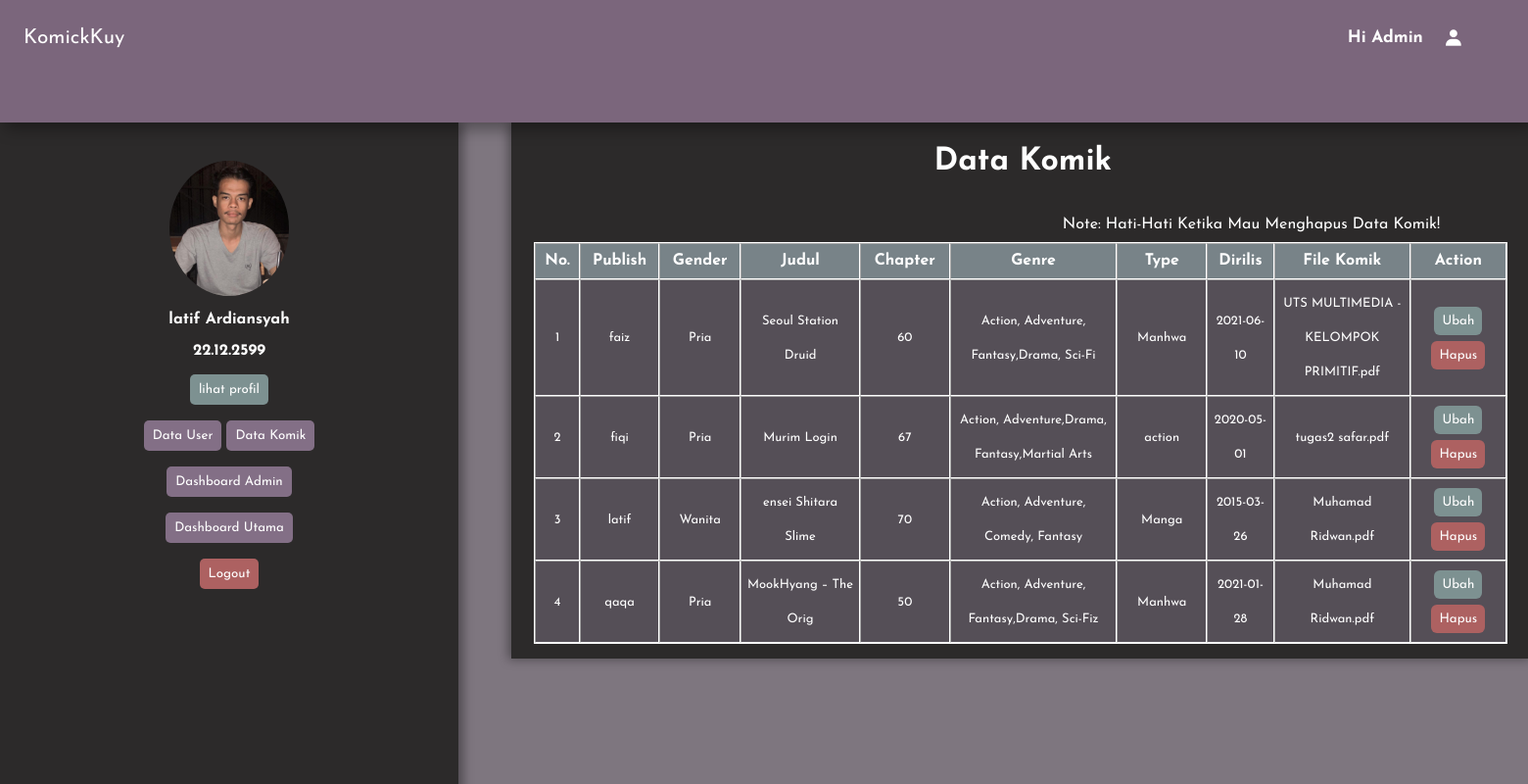
Page /data/datakomik.php on the committed database.
### tables this page shows
CREATE TABLE `komik` (
  `idkomik` int(10) NOT NULL,
  `publish_oleh` varchar(20) NOT NULL,
  `jenis_kelamin` varchar(7) NOT NULL,
  `judulkomik` varchar(20) NOT NULL,
  `Chapter` int(11) NOT NULL,
  `kodeuser` int(10) NOT NULL,
  `genre` varchar(50) NOT NULL,
  `type` varchar(20) NOT NULL,
  `dirilis` date NOT NULL,
  `filekomik` varchar(50) NOT NULL
);

### data/datakomik.php (the view, shortened to what this page needs)
<!DOCTYPE html>
<html lang="en">
<head>
    <link href='https://unpkg.com/boxicons@2.1.4/css/boxicons.min.css' rel='stylesheet'>
</head>
<body>
    <header>
        <nav>
            <a href="../dashboardAdmin/index.html">KomickKuy</a>
            <ul id="menu-list" class="hidden">
                <li>
                    <h5>Hi Admin</h5>
                </li>
                <i class='bx bxs-user'></i>
            </ul>
        </nav>
    </header>
    <div class="con">
        <div class="admin">
            <img src="../dashboardAdmin/img/IMG-20210520-WA0013.jpg" alt="">
            <h4>latif Ardiansyah</h4>
            <h4>22.12.2599</h4>
            <div class="button">
                <a href="../dashboardAdmin/profiladmin.php"><button id="profil">lihat profil</button></a>
            </div>
            <div class="button">
                <a href="datauser.php"><button>Data User</button></a>
                <a href="datakomik.php"><button>Data Komik</button></a>
            </div>
            <a href="../dashboardAdmin/index.php" class="button" id="dash"><button>Dashboard Admin</button></a>
            <a href="dashUtama.php" class="button"><button>Dashboard Utama</button></a>
            <a href="../dashboardAdmin/logout.php" class="logout"><button>Logout</button></a>
        </div>
        <div id="datauser" class="tabel">
            <h1>Data Komik</h1>
            <p>Note: Hati-Hati Ketika Mau Menghapus Data Komik!</p>
            <table id="tabeluser" width="720" border="1" cellpadding="5" cellspacing="0">
                <tr>
                    <th width="30"> No. </th>
                    <th width="30"> Publish </th>
                    <th width="30"> Gender</th>
                    <th width="30"> Judul</th>
                    <th width="30"> Chapter </th>
                    <th width="30"> Genre</th>
                    <th width="30"> Type</th>
                    <th width="30"> Dirilis</th>
                    <th width="30"> File Komik</th>
                    <th width="30"> Action</th>
                </tr>
                <?php
                include "dataBaseKomicKuy.php";
                $sql = "SELECT  `publish_oleh`, `jenis_kelamin`,`judulkomik`, `Chapter`,
                `genre`,`type`,`dirilis`,`filekomik` FROM komik ORDER BY publish_oleh";
                $hasil = mysqli_query($connect, $sql);
                $no = 1;
                while ($data = mysqli_fetch_array($hasil)) {
                ?>
                    <tr>
                        <td><?php echo $no; ?></td>
                        <td><?php echo $data['publish_oleh']; ?></td>
                        <td><?php echo $data['jenis_kelamin']; ?></td>
                        <td><?php echo $data['judulkomik']; ?></td>
                        <td><?php echo $data['Chapter']; ?></td>
                        <td><?php echo $data['genre']; ?></td>
                        <td><?php echo $data['type']; ?></td>
                        <td><?php echo $data['dirilis']; ?></td>
                        <td style="font-size: 13px;"><?php echo $data['filekomik']; ?></td>
                        <td class="button">
                        <a href="komikUbah.php?publish_oleh=<?php echo $data['publish_oleh']; ?>"><button class="ubahkomik">Ubah</button></a>
                            <a href="deleteKomik.php?publish_oleh=<?php echo $data['publish_oleh']; ?>">
                                <button class="hapus">Hapus</button>
                            </a>
                        </td>
                    </tr>
                <?php
                    $no++;
                }
                echo "</table>";
                ?>
        </div>
    </div>
</body>
</html>

### data/datakomik.php (style rules this page uses)
* { padding: 0; margin: 0; font-family: 'Josefin Sans', sans-serif; }
body { background-color: rgba(65, 53, 66, 0.676); overflow-x: hidden; }
header { position: fixed; width: 100%; height: 15.6vh; background-color: rgb(123, 102, 124); line-height: 30px; box-shadow: 5px 6px 15px rgba(0, 0, 0, 0.37); z-index: 1; }
nav { display: flex; padding: 1.5em; justify-content: space-between; align-items: center; }
nav ul { display: flex; align-items: center; gap: 1em; list-style: none; font-size: 1.3em; position: relative; right: 2em; }
nav a { color: white; text-decoration: none; font-size: 1.3em; }
nav ul li h5 { text-decoration: none; color: rgb(255, 255, 255); }
nav ul i { color: white; }
.con { display: flex; justify-content: center; align-items: center; height: 100vh; gap: 30px; }
.con .admin { display: flex; flex-direction: column; background-color: rgb(44, 42, 42); width: 30%; height: 86%; top: 15.5%; position: fixed; right: 70%; align-items: center; gap: 1em; box-shadow: 5px 1px 10px rgba(0, 0, 0, 0.37); }
.con .admin img { width: 26%; height: 20%; object-fit: cover; border-radius: 100%; margin-top: 2.5em; }
.con .admin h4 { color: white; }
.con .admin .button button { background-color: rgb(131, 111, 134); color: white; padding: 9px; border: none; border-radius: 5px; cursor: pointer; transition: transform 1s, 1s; }
.con .admin .button #profil { background-color: rgb(125, 145, 145); }
.con .admin .logout button { background-color: rgb(173, 97, 97); border: none; padding: 9px; border-radius: 5px; color: white; cursor: pointer; transition: transform 1s, 1s; }
.con .tabel { background-color: rgb(44, 42, 42); width: 65%; position: absolute; z-index: 0; right: -0.4%; top: -34.5%; color: white; padding: 15px; margin-top: 50vh; height: fit-content; box-shadow: -3px 1px 10px rgba(0, 0, 0, 0.37); }
#datauser h1 { text-align: center; margin-top: 10px; }
#datauser p { position: relative; top: 40px; left: 54%; }
#datauser #tabeluser { margin-top: 50px; width: 98%; text-align: center; margin-left: 0.5em; border: 1px solid white; line-height: 35px; }
.con .tabel table tr { background-color: rgb(120, 131, 136); }
.con .tabel table tr td { padding: 6px; background-color: rgb(85, 79, 87); font-size: 13px; }
.con .tabel table tr .button button { border: none; border-radius: 6px; padding: 8px; cursor: pointer; background-color: rgb(125, 145, 145); color: white; }
.con .tabel table tr .button .hapus { background-color: rgb(173, 97, 97); }

### rows in the picture
komik: publish_oleh "faiz", jenis_kelamin "Pria", judulkomik "Seoul Station Druid", Chapter "60", genre "Action, Adventure, Fantasy,Drama, Sci-Fi", type "Manhwa", dirilis "2021-06-10", filekomik "UTS MULTIMEDIA - KELOMPOK PRIMITIF.pdf"
komik: publish_oleh "fiqi", jenis_kelamin "Pria", judulkomik "Murim Login", Chapter "67", genre "Action, Adventure,Drama, Fantasy,Martial Arts", type "action", dirilis "2020-05-01", filekomik "tugas2 safar.pdf"
komik: publish_oleh "latif", jenis_kelamin "Wanita", judulkomik "ensei Shitara Slime", Chapter "70", genre "Action, Adventure, Comedy, Fantasy", type "Manga", dirilis "2015-03-26", filekomik "Muhamad Ridwan.pdf"
komik: publish_oleh "qaqa", jenis_kelamin "Pria", judulkomik "MookHyang – The Orig", Chapter "50", genre "Action, Adventure, Fantasy,Drama, Sci-Fiz", type "Manhwa", dirilis "2021-01-28", filekomik "Muhamad Ridwan.pdf"
